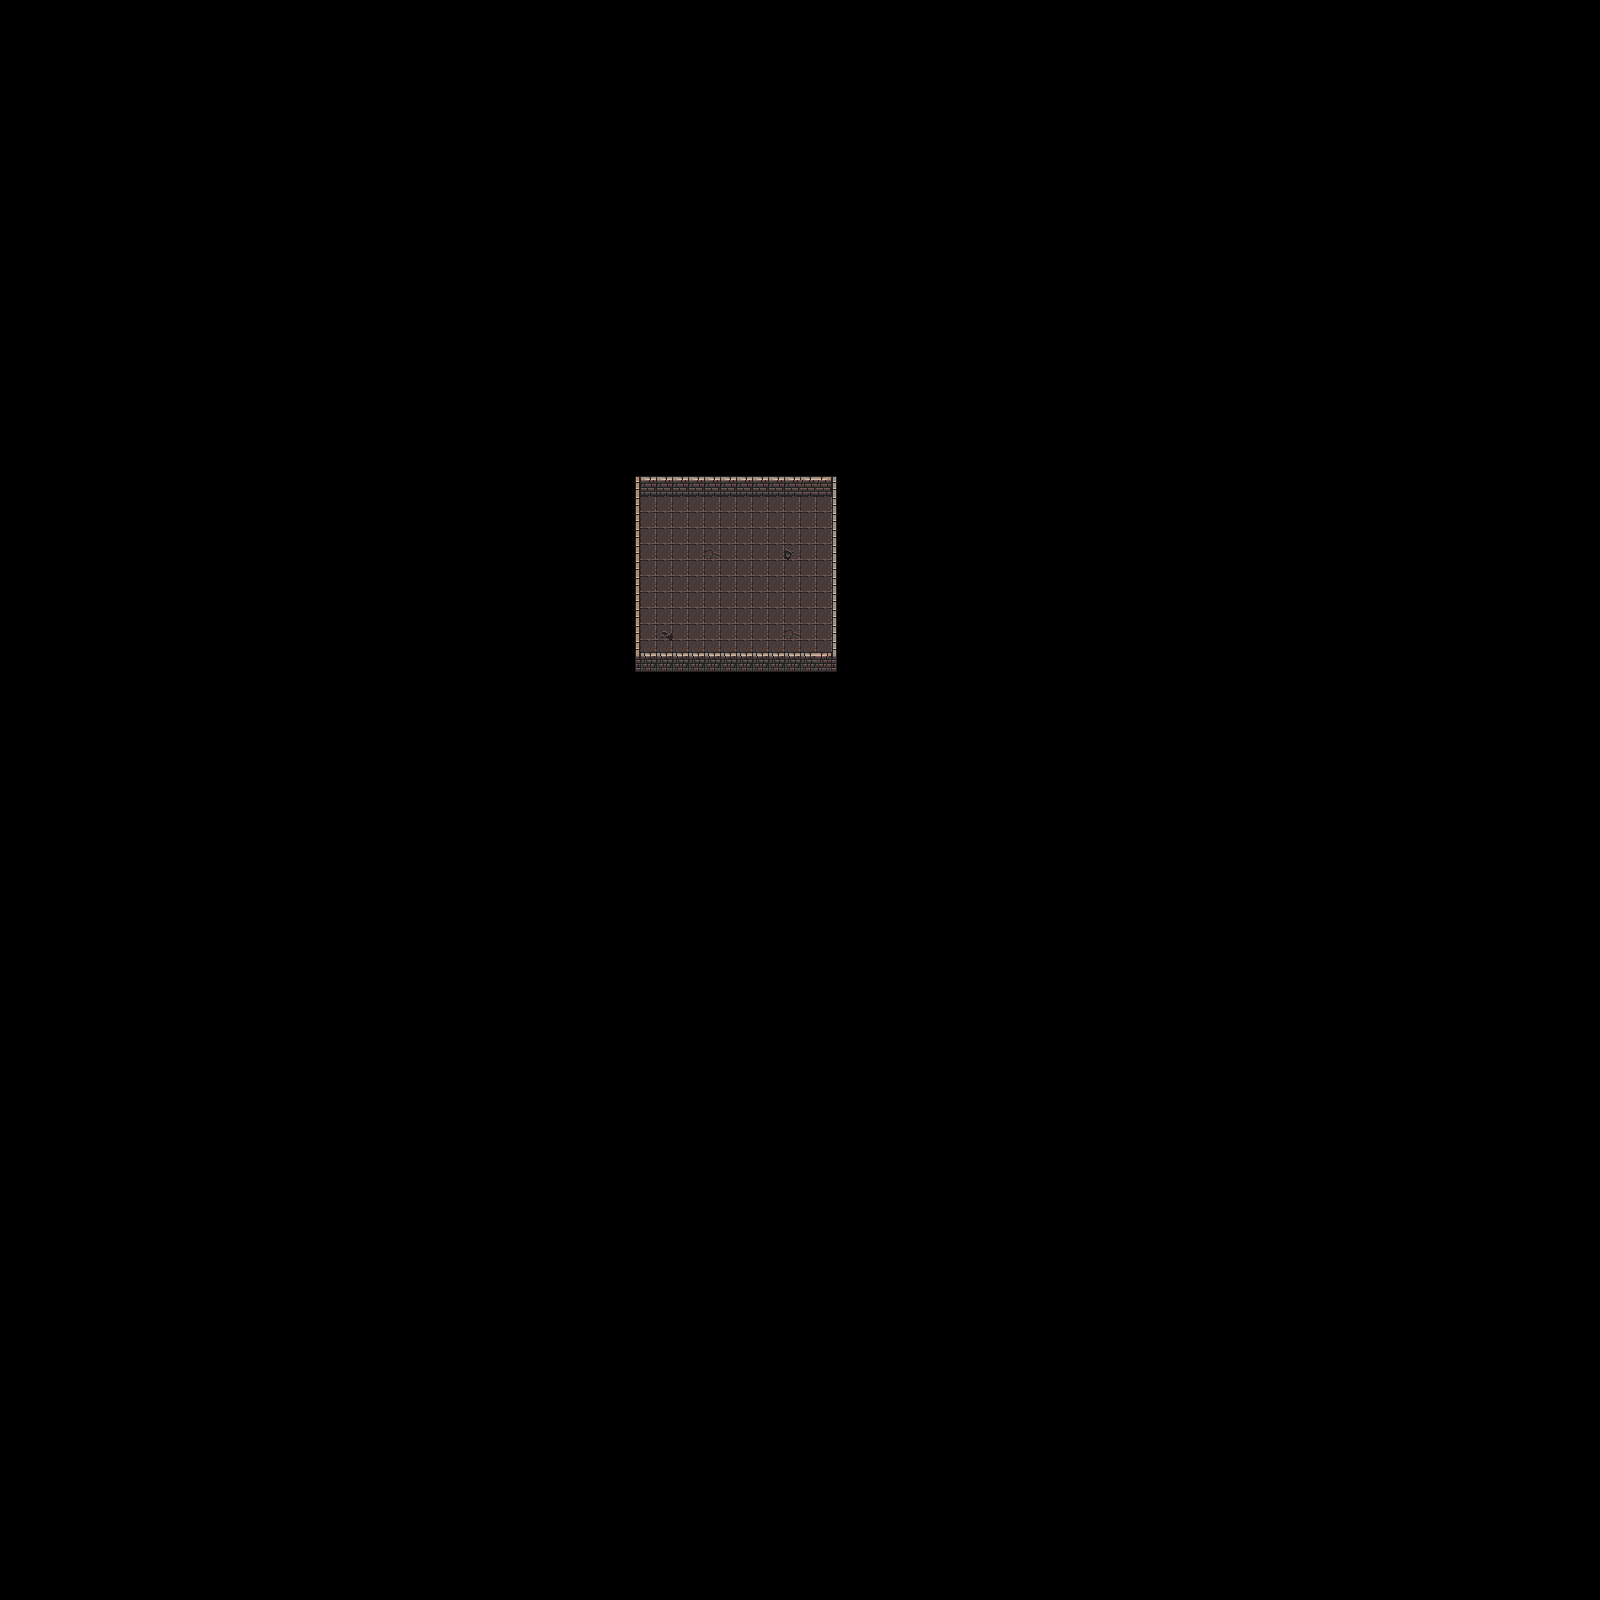

Rendered tile map (Tiled .tmx) drawn with the repository's tilesets; below, a short description and the map source with its tile grids summarised:
An orthogonal 100x100 tile map with 16x16 px tiles, 2 tile layers (Ground, Walls).

<map version="1.5" tiledversion="1.7.1" orientation="orthogonal" renderorder="right-down" width="100" height="100" tilewidth="16" tileheight="16" infinite="0" nextlayerid="3" nextobjectid="1">
 <tileset firstgid="1" name="Dungeon" tilewidth="16" tileheight="16" tilecount="68" columns="68">
  <image source="Dungeon_Level_SS.png" width="1088" height="16" />
  <tile id="0">
   <properties>
    <property name="collides" type="bool" value="false" />
   </properties>
  </tile>
  <tile id="1">
   <properties>
    <property name="collides" type="bool" value="false" />
   </properties>
  </tile>
  <tile id="2">
   <properties>
    <property name="collides" type="bool" value="false" />
   </properties>
  </tile>
  <tile id="3">
   <properties>
    <property name="collides" type="bool" value="false" />
   </properties>
  </tile>
  <tile id="4">
   <properties>
    <property name="collides" type="bool" value="false" />
   </properties>
  </tile>
  <tile id="5">
   <properties>
    <property name="collides" type="bool" value="false" />
   </properties>
  </tile>
  <tile id="6">
   <properties>
    <property name="collides" type="bool" value="false" />
   </properties>
  </tile>
  <tile id="7">
   <properties>
    <property name="collides" type="bool" value="false" />
   </properties>
  </tile>
  <tile id="8">
   <properties>
    <property name="collides" type="bool" value="false" />
   </properties>
  </tile>
  <tile id="9">
   <properties>
    <property name="collides" type="bool" value="false" />
   </properties>
  </tile>
  <tile id="10">
   <properties>
    <property name="collides" type="bool" value="false" />
   </properties>
  </tile>
  <tile id="11">
   <properties>
    <property name="collides" type="bool" value="false" />
   </properties>
  </tile>
  <tile id="12">
   <properties>
    <property name="collides" type="bool" value="false" />
   </properties>
  </tile>
  <tile id="13">
   <properties>
    <property name="collides" type="bool" value="false" />
   </properties>
  </tile>
  <tile id="14">
   <properties>
    <property name="collides" type="bool" value="false" />
   </properties>
  </tile>
  <tile id="15">
   <properties>
    <property name="collides" type="bool" value="false" />
   </properties>
  </tile>
  <tile id="16">
   <properties>
    <property name="collides" type="bool" value="false" />
   </properties>
  </tile>
  <tile id="17">
   <properties>
    <property name="collides" type="bool" value="false" />
   </properties>
  </tile>
  <tile id="18">
   <properties>
    <property name="collides" type="bool" value="true" />
   </properties>
  </tile>
  <tile id="19">
   <properties>
    <property name="collides" type="bool" value="true" />
   </properties>
  </tile>
  <tile id="20">
   <properties>
    <property name="collides" type="bool" value="true" />
   </properties>
  </tile>
  <tile id="21">
   <properties>
    <property name="collides" type="bool" value="true" />
   </properties>
  </tile>
  <tile id="22">
   <properties>
    <property name="collides" type="bool" value="false" />
   </properties>
  </tile>
  <tile id="23">
   <properties>
    <property name="collides" type="bool" value="false" />
   </properties>
  </tile>
  <tile id="24">
   <properties>
    <property name="collides" type="bool" value="true" />
   </properties>
  </tile>
  <tile id="25">
   <properties>
    <property name="collides" type="bool" value="true" />
   </properties>
  </tile>
  <tile id="26">
   <properties>
    <property name="collides" type="bool" value="true" />
   </properties>
  </tile>
  <tile id="27">
   <properties>
    <property name="collides" type="bool" value="true" />
   </properties>
  </tile>
  <tile id="28">
   <properties>
    <property name="collides" type="bool" value="true" />
   </properties>
  </tile>
  <tile id="29">
   <properties>
    <property name="collides" type="bool" value="true" />
   </properties>
  </tile>
  <tile id="30">
   <properties>
    <property name="collides" type="bool" value="true" />
   </properties>
  </tile>
  <tile id="31">
   <properties>
    <property name="collides" type="bool" value="true" />
   </properties>
  </tile>
  <tile id="32">
   <properties>
    <property name="collides" type="bool" value="true" />
   </properties>
  </tile>
  <tile id="33">
   <properties>
    <property name="collides" type="bool" value="true" />
   </properties>
  </tile>
  <tile id="34">
   <properties>
    <property name="collides" type="bool" value="true" />
   </properties>
  </tile>
  <tile id="35">
   <properties>
    <property name="collides" type="bool" value="true" />
   </properties>
  </tile>
  <tile id="36">
   <properties>
    <property name="collides" type="bool" value="true" />
   </properties>
  </tile>
  <tile id="37">
   <properties>
    <property name="collides" type="bool" value="true" />
   </properties>
  </tile>
  <tile id="38">
   <properties>
    <property name="collides" type="bool" value="true" />
   </properties>
  </tile>
  <tile id="39">
   <properties>
    <property name="collides" type="bool" value="true" />
   </properties>
  </tile>
  <tile id="40">
   <properties>
    <property name="collides" type="bool" value="true" />
   </properties>
  </tile>
  <tile id="41">
   <properties>
    <property name="collides" type="bool" value="true" />
   </properties>
  </tile>
  <tile id="42">
   <properties>
    <property name="collides" type="bool" value="true" />
   </properties>
  </tile>
  <tile id="43">
   <properties>
    <property name="collides" type="bool" value="true" />
   </properties>
  </tile>
  <tile id="44">
   <properties>
    <property name="collides" type="bool" value="true" />
   </properties>
  </tile>
  <tile id="45">
   <properties>
    <property name="collides" type="bool" value="false" />
   </properties>
  </tile>
  <tile id="46">
   <properties>
    <property name="collides" type="bool" value="true" />
   </properties>
  </tile>
  <tile id="47">
   <properties>
    <property name="collides" type="bool" value="true" />
   </properties>
  </tile>
  <tile id="48">
   <properties>
    <property name="collides" type="bool" value="true" />
   </properties>
  </tile>
  <tile id="49">
   <properties>
    <property name="collides" type="bool" value="true" />
   </properties>
  </tile>
  <tile id="50">
   <properties>
    <property name="collides" type="bool" value="true" />
   </properties>
  </tile>
  <tile id="51">
   <properties>
    <property name="collides" type="bool" value="true" />
   </properties>
  </tile>
  <tile id="52">
   <properties>
    <property name="collides" type="bool" value="true" />
   </properties>
  </tile>
  <tile id="53">
   <properties>
    <property name="collides" type="bool" value="true" />
   </properties>
  </tile>
  <tile id="54">
   <properties>
    <property name="collides" type="bool" value="true" />
   </properties>
  </tile>
  <tile id="55">
   <properties>
    <property name="collides" type="bool" value="true" />
   </properties>
  </tile>
  <tile id="56">
   <properties>
    <property name="collides" type="bool" value="true" />
   </properties>
  </tile>
  <tile id="57">
   <properties>
    <property name="collides" type="bool" value="true" />
   </properties>
  </tile>
  <tile id="58">
   <properties>
    <property name="collides" type="bool" value="true" />
   </properties>
  </tile>
  <tile id="59">
   <properties>
    <property name="collides" type="bool" value="true" />
   </properties>
  </tile>
  <tile id="60">
   <properties>
    <property name="collides" type="bool" value="true" />
   </properties>
  </tile>
  <tile id="61">
   <properties>
    <property name="collides" type="bool" value="true" />
   </properties>
  </tile>
  <tile id="62">
   <properties>
    <property name="collides" type="bool" value="true" />
   </properties>
  </tile>
  <tile id="63">
   <properties>
    <property name="collides" type="bool" value="false" />
   </properties>
  </tile>
  <tile id="64">
   <properties>
    <property name="collides" type="bool" value="false" />
   </properties>
  </tile>
  <tile id="65">
   <properties>
    <property name="collides" type="bool" value="true" />
   </properties>
  </tile>
  <tile id="66">
   <properties>
    <property name="collides" type="bool" value="true" />
   </properties>
  </tile>
  <tile id="67">
   <properties>
    <property name="collides" type="bool" value="true" />
   </properties>
  </tile>
 </tileset>
 <layer id="1" name="Ground" width="100" height="100">
  <data>[10000 cells, 120 non-empty, 4 distinct tile ids]</data>
 </layer>
 <layer id="2" name="Walls" width="100" height="100">
  <data>[10000 cells, 74 non-empty, 15 distinct tile ids]</data>
 </layer>
</map>
